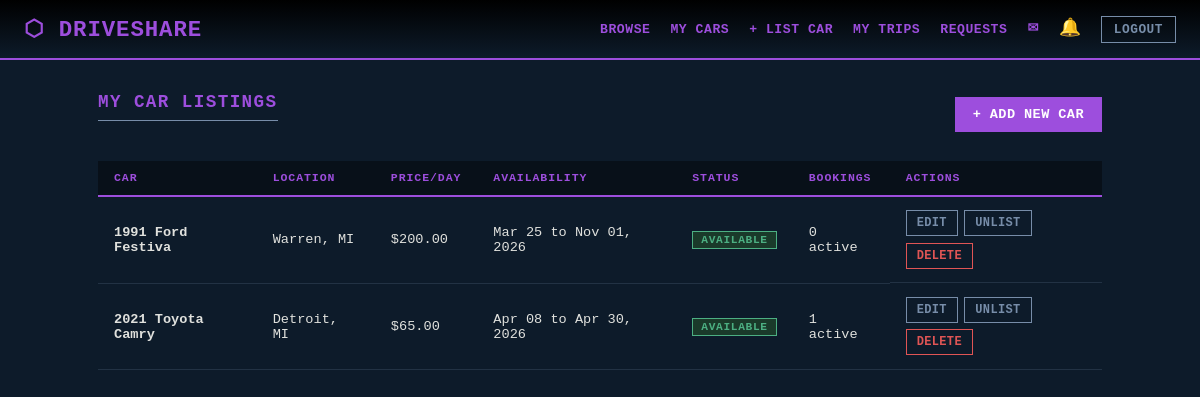
Page /my-listings (signed in) on the committed database.
### models.py (models this page shows, shortened)
class Car(db.Model):
    __tablename__ = "cars"
    id       = db.Column(db.Integer, primary_key=True)
    owner_id = db.Column(db.Integer, db.ForeignKey("users.id"), nullable=False)
    make           = db.Column(db.String(50),  nullable=False)
    model          = db.Column(db.String(50),  nullable=False)
    year           = db.Column(db.Integer,     nullable=False)
    price_per_day  = db.Column(db.Float,       nullable=False)
    location       = db.Column(db.String(200), nullable=False)
    available_from = db.Column(db.Date,        nullable=False)
    available_to   = db.Column(db.Date,        nullable=False)
    mileage      = db.Column(db.String(50),  default="Unknown")
    transmission = db.Column(db.String(20),  default="Automatic")
    seats        = db.Column(db.Integer,     default=5)
    description  = db.Column(db.Text,        default="")
    image_url    = db.Column(db.String(300), default="")
    is_available = db.Column(db.Boolean,     default=True)
    created_at = db.Column(db.DateTime, default=datetime.utcnow)
    bookings  = db.relationship("Booking",   backref="car", lazy=True)
    watchlist = db.relationship("Watchlist", backref="car", lazy=True)

### routes/cars.py (the view)
@cars_bp.route("/my-listings")
@login_required
def my_listings():
    cars = Car.query.filter_by(owner_id=current_user.id).order_by(Car.created_at.desc()).all()
    return render_template("cars/my_listings.html", cars=cars)

### templates/cars/my_listings.html (shortened to what this page needs)
{% extends "base.html" %}
{% block content %}
<div class="page-header">
  <h1>My Car Listings</h1>
  <a href="{{ url_for('cars.add_car') }}" class="btn btn-primary">+ Add New Car</a>
</div>
{% if cars %}
<div class="listings-table-wrap">
  <table class="listings-table">
    <thead>
      <tr>
        <th>Car</th>
        <th>Location</th>
        <th>Price/Day</th>
        <th>Availability</th>
        <th>Status</th>
        <th>Bookings</th>
        <th>Actions</th>
      </tr>
    </thead>
    <tbody>
      {% for car in cars %}
      <tr>
        <td><strong>{{ car.year }} {{ car.make }} {{ car.model }}</strong></td>
        <td>{{ car.location }}</td>
        <td>${{ "%.2f"|format(car.price_per_day) }}</td>
        <td>{{ car.available_from.strftime('%b %d') }} to {{ car.available_to.strftime('%b %d, %Y') }}</td>
        <td>
          <span class="status-badge {{ 'badge-green' if car.is_available else 'badge-gray' }}">
            {{ 'Available' if car.is_available else 'Unlisted' }}
          </span>
        </td>
        <td>{{ car.bookings | selectattr("status", "in", ["confirmed","paid"]) | list | length }} active</td>
        <td class="action-col">
          <a href="{{ url_for('cars.edit_car', car_id=car.id) }}" class="btn btn-sm btn-outline">Edit</a>
          <form method="POST" action="{{ url_for('cars.toggle_availability', car_id=car.id) }}" style="display:inline">
            <button type="submit" class="btn btn-sm btn-ghost">
              {{ 'Unlist' if car.is_available else 'Relist' }}
            </button>
          </form>
          <form method="POST" action="{{ url_for('cars.delete_car', car_id=car.id) }}" style="display:inline"
                onsubmit="return confirm('Delete this listing? This cannot be undone.')">
            <button type="submit" class="btn btn-sm btn-danger">Delete</button>
          </form>
        </td>
      </tr>
      {% endfor %}
    </tbody>
  </table>
</div>
{% endif %}
{% endblock %}

### templates/base.html (shortened to what this page needs)
<!DOCTYPE html>
<html lang="en">
<head>
  <link rel="stylesheet" href="{{ url_for('static', filename='css/style.css') }}">
</head>
<body>
{% if current_user.is_authenticated %}
{% set notif_count = current_user.notifications | selectattr("is_read", "equalto", false) | list | length %}
{% set msg_count   = current_user.recv_messages  | selectattr("is_read", "equalto", false) | list | length %}
<nav class="navbar">
  <a class="navbar-brand" href="{{ url_for('cars.search') }}">⬡ DriveShare</a>
  <div class="nav-links">
    <a href="{{ url_for('cars.search') }}">Browse</a>
    <a href="{{ url_for('cars.my_listings') }}">My Cars</a>
    <a href="{{ url_for('cars.add_car') }}">+ List Car</a>
    <a href="{{ url_for('booking.my_bookings') }}">My Trips</a>
    <a href="{{ url_for('booking.owner_bookings') }}">Requests</a>
    <a href="{{ url_for('messages.inbox') }}" class="icon-link">
      ✉
    </a>
    <div class="notif-wrapper">
      <button class="icon-link notif-btn" onclick="toggleNotifPanel()">
        🔔
      </button>
        {% set notifications = current_user.notifications | sort(attribute='created_at', reverse=True) %}
    </div>
    <a href="{{ url_for('auth.logout') }}" class="btn-logout">Logout</a>
  </div>
</nav>
{% endif %}
<main class="main-content">
  {% block content %}{% endblock %}
</main>
</body>
</html>

### static/css/style.css (style rules this page uses)
:root { --primary-color: #0d1b2a; --secondary-color: #1b263b; --text-color: #e0e1dd; --border-color: #778da9; --accent-color: #9d4edd; --spacing: 1.5rem; --pending-bg: #2e2510; --pending-fg: #e8a619; --confirmed-bg: #0f2233; --confirmed-fg: #4fa3e0; --paid-bg: #1a3a2a; --paid-fg: #4caf82; --cancelled-bg: #2e1010; --cancelled-fg: #e05555; --muted-bg: #111; --muted-fg: #556677; }
*, *::before, *::after { box-sizing: border-box; margin: 0; padding: 0; }
body { font-family: 'Courier New', Courier, monospace; background-color: var(--primary-color); color: var(--text-color); min-height: 100vh; }
header, .navbar { grid-area: header; background: linear-gradient(to bottom, #000, var(--primary-color)); padding: 0 var(--spacing); height: 60px; border-bottom: 2px solid var(--accent-color); display: flex; align-items: center; justify-content: space-between; position: sticky; top: 0; z-index: 100; }
.navbar-brand { font-size: 1.4rem; font-weight: bold; color: var(--accent-color); text-decoration: none; letter-spacing: 0.04em; text-transform: uppercase; }
.nav-links { display: flex; list-style: none; align-items: center; gap: 25px; }
.nav-links a { color: var(--accent-color); text-decoration: none; text-transform: uppercase; font-weight: bold; font-size: 0.82rem; letter-spacing: 0.04em; }
main, .main-content { grid-area: main; padding: var(--spacing); }
main h2, .page-header h1 { font-size: 1.1rem; text-transform: uppercase; letter-spacing: 0.08em; color: var(--accent-color); margin-bottom: 1rem; border-bottom: 1px solid var(--border-color); padding-bottom: 0.5rem; }
.btn { padding: 10px 18px; background: var(--accent-color); color: #fff; border: none; font-weight: bold; cursor: pointer; transition: transform 0.2s, background 0.2s; font-family: 'Courier New', Courier, monospace; font-size: 0.85rem; text-decoration: none; text-transform: uppercase; display: inline-flex; align-items: center; gap: 0.4rem; white-space: nowrap; letter-spacing: 0.03em; }
.btn-ghost, .btn-outline { background: transparent; color: var(--border-color); border: 1px solid var(--border-color); }
.btn-danger { background: transparent; color: var(--cancelled-fg); border: 1px solid var(--cancelled-fg); }
.btn-logout { background: transparent; color: var(--border-color) !important; border: 1px solid var(--border-color); padding: 5px 12px; font-size: 0.8rem !important; text-transform: uppercase; font-weight: bold; letter-spacing: 0.03em; cursor: pointer; transition: all 0.2s; text-decoration: none; }
.btn-sm { padding: 5px 10px; font-size: 0.75rem; }
.icon-link { position: relative; background: none; border: none; color: var(--accent-color); font-size: 1.1rem; cursor: pointer; padding: 0; line-height: 1; font-family: 'Courier New', Courier, monospace; }
.notif-wrapper { position: relative; }
.page-header { display: flex; justify-content: space-between; align-items: center; margin-bottom: var(--spacing); }
.listings-table-wrap { overflow-x: auto; }
.listings-table { width: 100%; border-collapse: collapse; font-size: 0.85rem; }
.listings-table th { background: rgba(0, 0, 0, 0.4); color: var(--accent-color); padding: 0.65rem 1rem; text-align: left; font-size: 0.72rem; text-transform: uppercase; letter-spacing: 0.08em; border-bottom: 2px solid var(--accent-color); }
.listings-table td { padding: 0.85rem 1rem; border-bottom: 1px solid rgba(119, 141, 169, 0.2); vertical-align: middle; }
.action-col { display: flex; gap: 0.4rem; align-items: center; flex-wrap: wrap; }
.status-badge { display: inline-flex; align-items: center; padding: 2px 8px; font-size: 0.7rem; font-weight: bold; letter-spacing: 0.06em; text-transform: uppercase; border: 1px solid transparent; }
.badge-green { background: var(--paid-bg); color: var(--paid-fg); border-color: var(--paid-fg); }
@media screen and (min-width: 769px) { .nav-links { flex-direction: row; gap: 20px; } }
@media screen and (min-width: 769px) { main, .main-content { padding: 2rem 3rem; } }
@media screen and (min-width: 1024px) { main, .main-content { max-width: 1100px; margin: 0 auto; } }

### rows in the picture
Car: year "1991", make "Ford", model "Festiva", location "Warren, MI", price_per_day "200.00", available_from "Mar 25", available_to "Nov 01, 2026", is_available "AVAILABLE", bookings|selectattr "0", is_available "UNLIST"
Car: year "2021", make "Toyota", model "Camry", location "Detroit, MI", price_per_day "65.00", available_from "Apr 08", available_to "Apr 30, 2026", is_available "AVAILABLE", bookings|selectattr "1", is_available "UNLIST"
